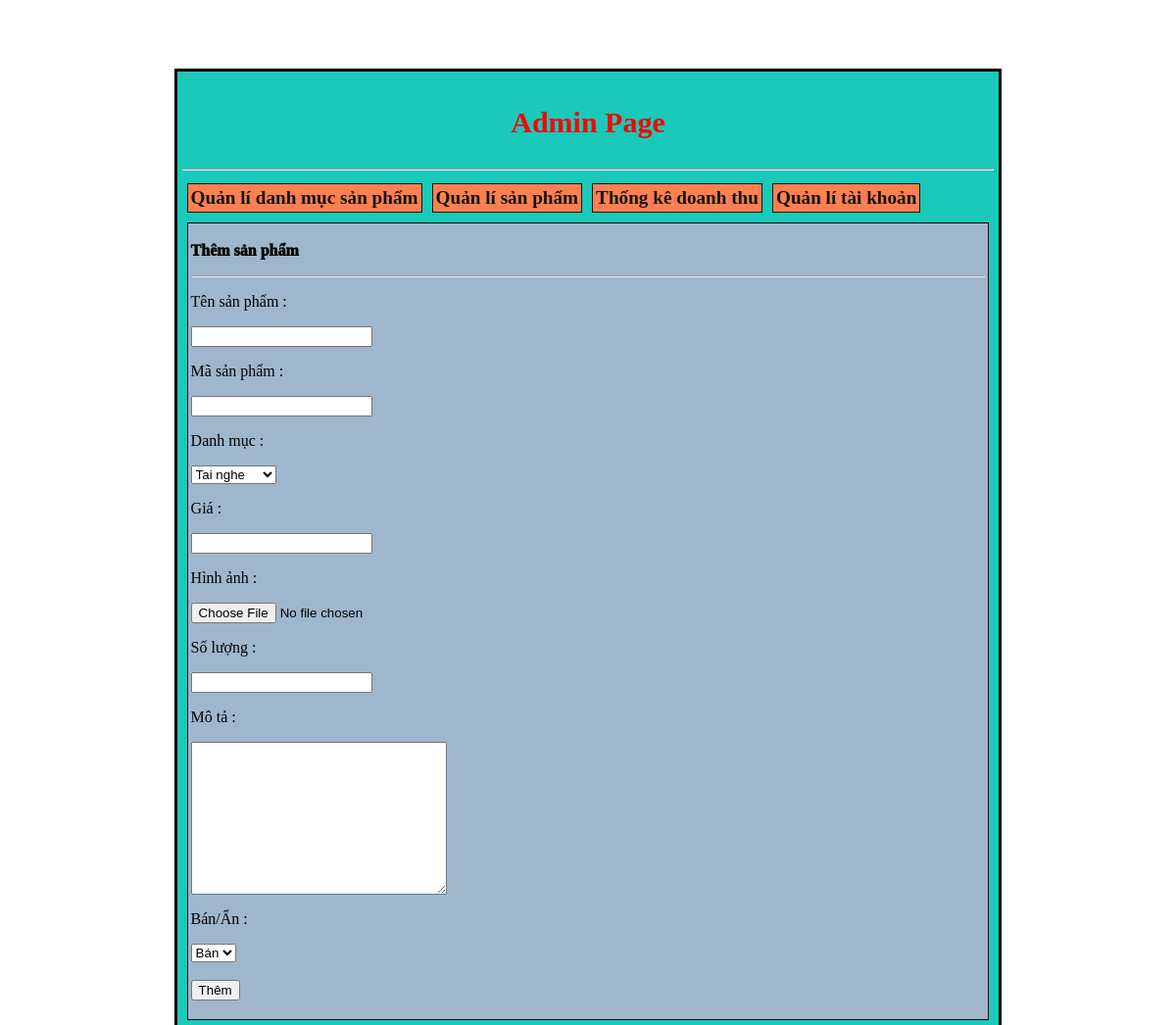
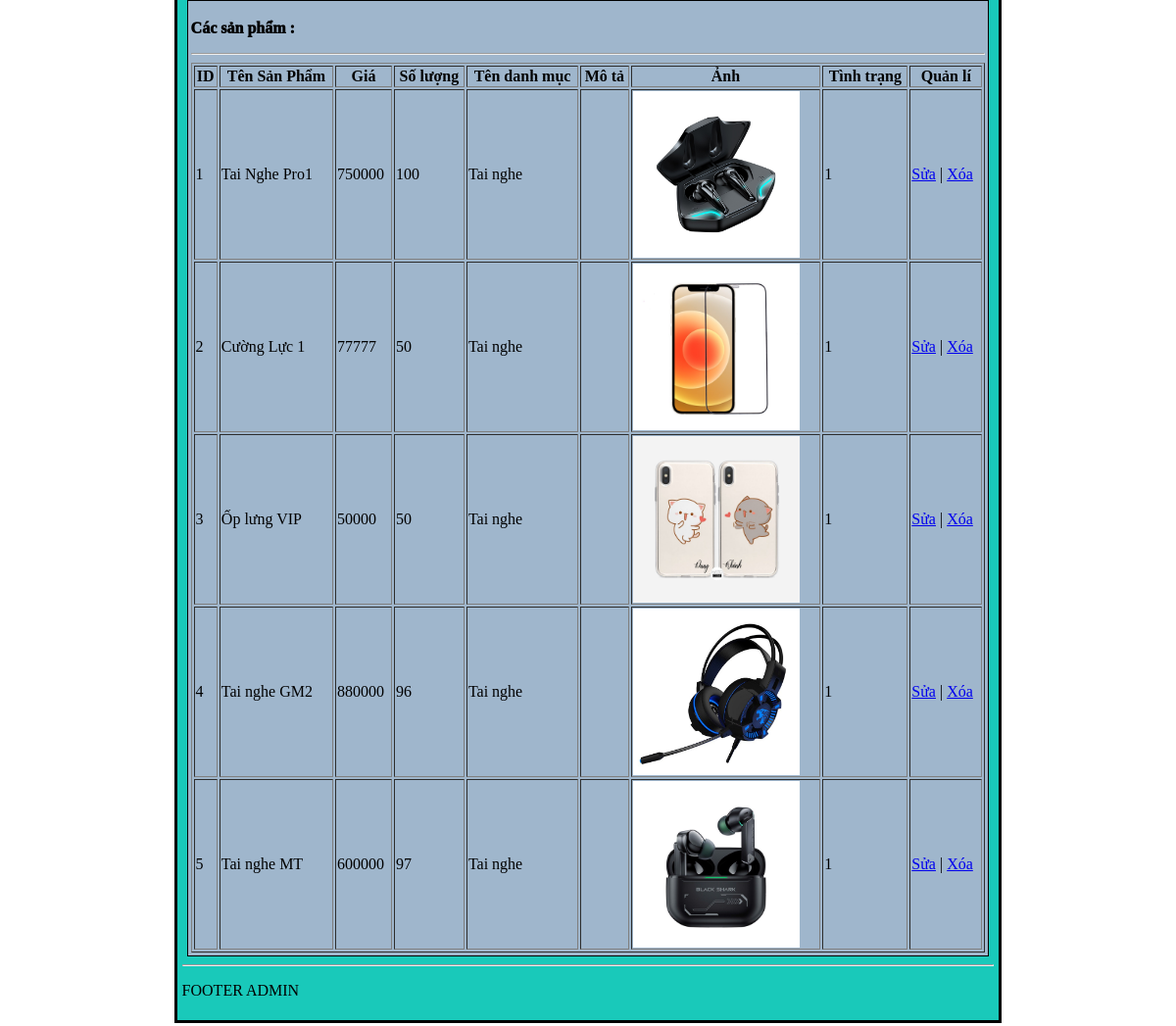
The page /admincp/index.php?action=qlsp on the database its author committed (2 pictures, top to bottom).
### tables this page shows
CREATE TABLE `sanpham` (
  `tensp` varchar(255) NOT NULL,
  `masp` varchar(255) NOT NULL,
  `gia` int(255) NOT NULL,
  `anh` varchar(255) NOT NULL,
  `soluong` int(255) NOT NULL,
  `mota` varchar(255) NOT NULL,
  `tinhtrang` int(2) NOT NULL,
  `madanhmuc` varchar(255) DEFAULT NULL
);

CREATE TABLE `danhmucsp` (
  `id_danhmuc` int(11) NOT NULL,
  `tendanhmuc` varchar(255) NOT NULL,
  `thutu` int(11) NOT NULL
);

### admincp/modules/quanlisp/lietkesp.php (the view)
<?php
    $lietkesp = "SELECT * FROM sanpham, danhmucsp WHERE sanpham.madanhmuc = danhmucsp.thutu";
    $lietke_result = mysqli_query($mysqli, $lietkesp);
?>
<div class="themsp">
    <p class="themdanhmuc">Các sản phẩm :</p><hr>
    <table border="1px" width="100%">
        <tr>
            <th>ID</th>
            <th>Tên Sản Phẩm</th>
            <th>Giá</th>
            <th>Số lượng</th>
            <th>Tên danh mục</th>
            <th>Mô tả</th>
            <th>Ảnh</th>
            <th>Tình trạng</th>
            <th>Quản lí</th>
        </tr>
        <?php
            $i = 0;
            while ($row = mysqli_fetch_array($lietke_result)){
                $i++;
        ?>
            <tr>
                <td><?php echo $i; ?></td>
                <td><?php echo $row['tensp']; ?></td>
                <td><?php echo $row['gia']; ?></td>
                <td><?php echo $row['soluong']; ?></td>
                <td><?php echo $row['tendanhmuc']; ?></td>
                <td><?php echo $row['mota']; ?></td>
                <td><img src="modules/quanlisp/images/<?php echo $row['anh'];?>" alt="" width="170px"></td>
                <td><?php echo $row['tinhtrang']; ?></td>
                <td>
                    <a href="index.php?action=suasanpham&masp=<?php echo $row['masp'] ?>">Sửa</a> | <a href="modules/quanlisp/xuli.php?action=xoasanpham&masp=<?php echo $row['masp'] ?>">Xóa</a>
                </td>
            </tr>
        <?php
            }
        ?>
    </table>
</div>

### admincp/css/style.css (style rules this page uses)
body { background-image: url('../../Frontend/images/dang.jpg'); }
.themsp { border: 1px solid black; margin: 5px; padding: 3px; background-color: rgb(159, 182, 204); }
.themdanhmuc { font-weight: 1000; }

### rows shown on the page
sanpham: tensp "Tai Nghe Pro1", gia "750000", soluong "100", danhmucsp.tendanhmuc "Tai nghe", anh (picture), tinhtrang "1"
sanpham: tensp "Cường Lực 1", gia "77777", soluong "50", danhmucsp.tendanhmuc "Tai nghe", anh (picture), tinhtrang "1"
sanpham: tensp "Ốp lưng VIP", gia "50000", soluong "50", danhmucsp.tendanhmuc "Tai nghe", anh (picture), tinhtrang "1"
sanpham: tensp "Tai nghe GM2", gia "880000", soluong "96", danhmucsp.tendanhmuc "Tai nghe", anh (picture), tinhtrang "1"
sanpham: tensp "Tai nghe MT", gia "600000", soluong "97", danhmucsp.tendanhmuc "Tai nghe", anh (picture), tinhtrang "1"

### other values the page prints
form field madanhmuc "Tai nghe"
